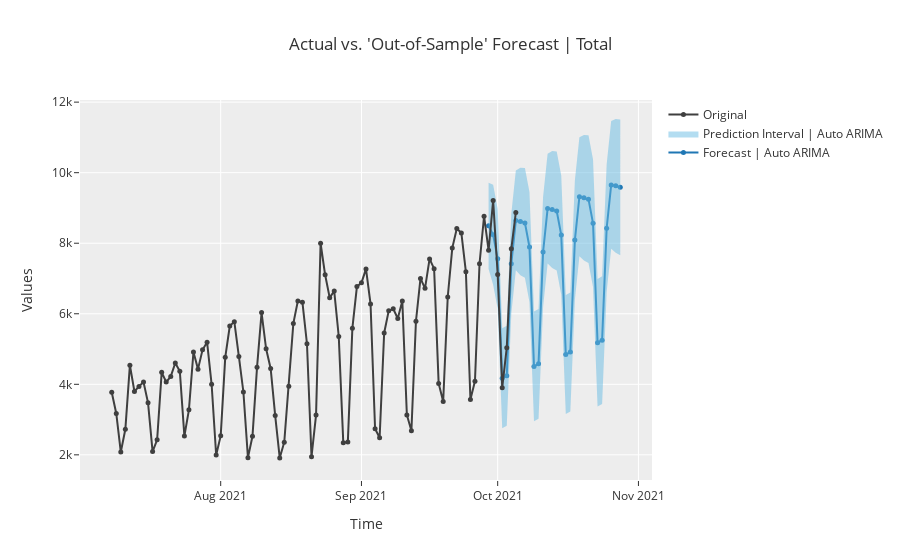

This figure's notebook cell:
### Code cell
# forecast in unknown future
plot_model(best, plot = 'forecast', data_kwargs = {'fh' : 30})
